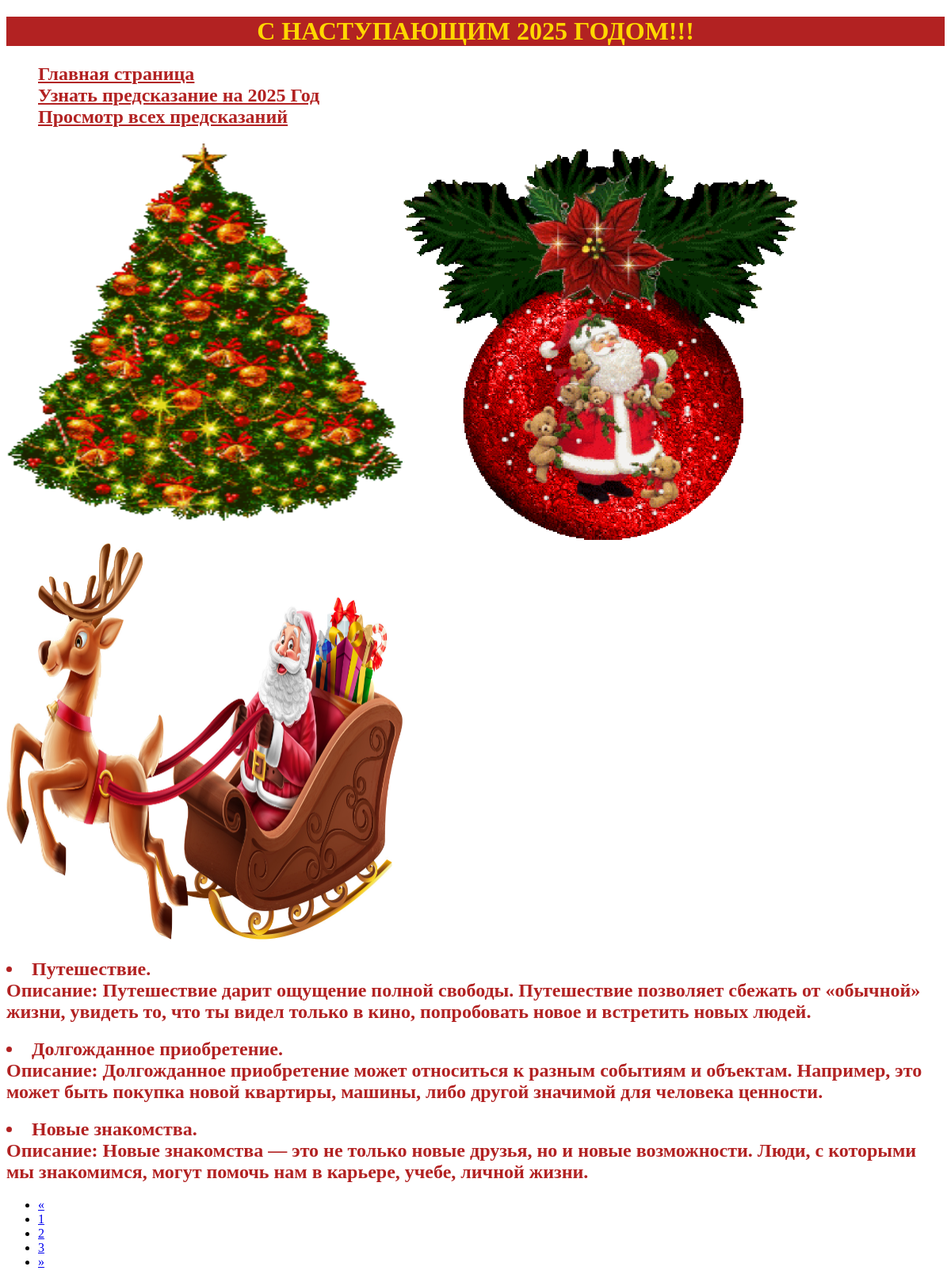
Page /viewing/ on the committed database.
### predictions/models.py (models this page shows, shortened)
class Prediction(models.Model):
    title = models.CharField(max_length=50)
    content = models.TextField()

### predictions/views.py (the view)
# urls.py: path('viewing/', Viewing),
def Viewing(request):
    predictions = Prediction.objects.all()
    paginator = Paginator(predictions, 3)
    page_number = request.GET.get('page')
    page_obj = paginator.get_page((page_number))
    return render(request, 'viewing.html', {'page_obj':page_obj})

### templates/viewing.html (shortened to what this page needs)
{% extends "menu.html" %}
{% block pagename %}
    {{block.super}}
{% endblock %}
{% block menu %}
    {{block.super}}
{% endblock %}
{% block grafic %}
    {{block.super}}
{% endblock %}
{% block content %}
    {{block.super}}
{% endblock %}

### templates/menu.html (shortened to what this page needs)
{% load static %}
<!DOCTYPE html>
<html lang="en">
<head>
    <link rel="stylesheet" type="text/css" href="{% static 'style.css' %}">
</head>
<body>
    <div class="pagename">
        {% block pagename %}
            <h1 style="color: #FFD700">С НАСТУПАЮЩИМ 2025 ГОДОМ!!!</h1>
        {% endblock %}
    </div>
    <menu>
        {% block menu %}
        <h2>
            <a href="/#" style="color: #B22222">Главная страница</a><br>
            <a href="/predictions" style="color: #B22222">Узнать предсказание на 2025 Год</a><br>
            <a href="/viewing" style="color: #B22222">Просмотр всех предсказаний</a>
        </h2>
        {% endblock %}
    </menu>
    <grafic>
        {% block grafic %}
            <img src = "/static/елка.gif"><img src = "/static/шарик.gif"><img src = "/static/мороз.jpg">
        {% endblock %}
    </grafic>
    <content>
        {% block content %}
        <div class="row">
            {% for prediction in page_obj %}
                <div class="col-md-4">
                    <h2 style="color: #B22222"><li>{{prediction.title}}.<br>Описание: {{prediction.content}}</li></h2>
                </div>
            {% endfor %}
        </div>
        {% if page_obj.has_other_pages %}
            <nav aria-label="Page navigation">
                <ul class="pagination">
                    {% if page_obj.has_previous %}
                    <li class="page-item">
                        <a class="page-link" href="?page={{ page_obj.previous_page_number }}" aria-label="Previous">
                            <span aria-hidden="true">&laquo;</span>
                        </a>
                    </li>
                {% else %}
                    <li class="page-item disabled">
                        <a class="page-link" href="#" aria-label="Previous">
                            <span aria-hidden="true">&laquo;</span>
                        </a>
                    </li>
                {% endif %}
                {% for i in page_obj.paginator.page_range %}
                    {% if page_obj.number == i %}
                        <li class="page-item active" aria-current="page">
                            <a class="page-link" href="#">{{ i }}</a>
                        </li>
                    {% else %}
                        <li class="page-item">
                            <a class="page-link" href="?page={{ i }}">{{ i }}</a>
                        </li>
                    {% endif %}
                {% endfor %}
                {% if page_obj.has_next %}
                    <li class="page-item">
                        <a class="page-link" href="?page={{ page_obj.next_page_number }}" aria-label="Next">
                            <span aria-hidden="true">&raquo;</span>
                        </a>
                    </li>
                {% else %}
                    <li class="page-item disabled">
                        <a class="page-link" href="#" aria-label="Next">
                            <span aria-hidden="true">&raquo;</span>
                        </a>
                    </li>
                {% endif %}
                </ul>
            </nav>
        {% endif %}
        {% endblock %}
    </content>
</body>
</html>

### static/style.css (style rules this page uses)
h1 { text-align: center; }
.pagename { background-color: #B22222; }
img { width: 500px; height: 500px; }

### rows in the picture
Prediction: title "Путешествие", content "Путешествие дарит ощущение полной свободы. Путешествие позволяет сбежать от «обычной» жизни, увидеть то, что ты видел только в кино, попробовать новое и встретить новых людей."
Prediction: title "Долгожданное приобретение", content "Долгожданное приобретение может относиться к разным событиям и объектам. Например, это может быть покупка новой квартиры, машины, либо другой значимой для человека ценности."
Prediction: title "Новые знакомства", content "Новые знакомства — это не только новые друзья, но и новые возможности. Люди, с которыми мы знакомимся, могут помочь нам в карьере, учебе, личной жизни."

### other values in the picture
{{ i }} "1"
{{ i }} "2" "3"
